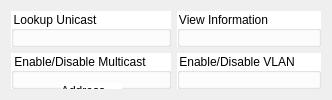
        <widget class="QWidget" name="tab_2">
         <attribute name="title">
          <string>CONFIGURE</string>
         </attribute>
         <layout class="QGridLayout" name="gridLayout_23">
          <item row="0" column="0">
           <widget class="QGroupBox" name="groupBox">
            <property name="styleSheet">
             <string notr="true">border-color: rgb(0, 0, 0);
background-color: rgb(255, 255, 255);</string>
            </property>
            <property name="title">
             <string>Lookup Unicast</string>
            </property>
            <widget class="QPushButton" name="lookupUnicast_button">
             <property name="geometry">
              <rect>
               <x>190</x>
               <y>160</y>
               <width>111</width>
               <height>28</height>
              </rect>
             </property>
             <property name="styleSheet">
              <string notr="true">background-color: rgb(255, 0, 0);
color: rgb(255, 255, 255);</string>
             </property>
             <property name="text">
              <string>Submit</string>
             </property>
            </widget>
            <widget class="QWidget" name="layoutWidget">
             <property name="geometry">
              <rect>
               <x>10</x>
               <y>40</y>
               <width>371</width>
               <height>29</height>
              </rect>
             </property>
             <layout class="QHBoxLayout" name="horizontalLayout_6">
              <item>
               <widget class="QLabel" name="label">
                <property name="maximumSize">
                 <size>
                  <width>70</width>
                  <height>20</height>
                 </size>
                </property>
                <property name="text">
                 <string>Address</string>
                </property>
               </widget>
              </item>
              <item>
               <layout class="QHBoxLayout" name="horizontalLayout_5">
                <item>
                 <widget class="QLineEdit" name="lineEdit">
                  <property name="maximumSize">
                   <size>
                    <width>60</width>
                    <height>25</height>
                   </size>
                  </property>
                  <property name="maxLength">
                   <number>2</number>
                  </property>
                 </widget>
                </item>
                <item>
                 <widget class="QLineEdit" name="lineEdit_2">
                  <property name="maximumSize">
                   <size>
                    <width>60</width>
                    <height>25</height>
                   </size>
                  </property>
                  <property name="maxLength">
                   <number>2</number>
                  </property>
                 </widget>
                </item>
                <item>
                 <widget class="QLineEdit" name="lineEdit_3">
                  <property name="maximumSize">
                   <size>
                    <width>60</width>
                    <height>25</height>
                   </size>
                  </property>
                  <property name="maxLength">
                   <number>2</number>
                  </property>
                 </widget>
                </item>
                <item>
                 <widget class="QLineEdit" name="lineEdit_4">
                  <property name="maximumSize">
                   <size>
                    <width>60</width>
                    <height>25</height>
                   </size>
                  </property>
                  <property name="maxLength">
                   <number>2</number>
                  </property>
                 </widget>
                </item>
                <item>
                 <widget class="QLineEdit" name="lineEdit_5">
                  <property name="maximumSize">
                   <size>
                    <width>60</width>
                    <height>25</height>
                   </size>
                  </property>
                  <property name="maxLength">
                   <number>2</number>
                  </property>
                 </widget>
                </item>
                <item>
                 <widget class="QLineEdit" name="lineEdit_6">
                  <property name="maximumSize">
                   <size>
                    <width>60</width>
                    <height>25</height>
                   </size>
                  </property>
                  <property name="styleSheet">
                   <string notr="true">border-color: rgb(0, 0, 0);</string>
                  </property>
                  <property name="maxLength">
                   <number>2</number>
                  </property>
                 </widget>
                </item>
               </layout>
              </item>
             </layout>
            </widget>
            <widget class="QWidget" name="layoutWidget">
             <property name="geometry">
              <rect>
               <x>10</x>
               <y>80</y>
               <width>261</width>
               <height>27</height>
              </rect>
             </property>
             <layout class="QHBoxLayout" name="horizontalLayout_7">
              <item>
               <widget class="QLabel" name="label_2">
                <property name="text">
                 <string>VLAN ID</string>
                </property>
               </widget>
              </item>
              <item>
               <widget class="QLineEdit" name="lineEdit_7">
                <property name="maximumSize">
                 <size>
                  <width>275</width>
                  <height>25</height>
                 </size>
                </property>
               </widget>
              </item>
             </layout>
            </widget>
           </widget>
          </item>
          <item row="1" column="0">
           <widget class="QGroupBox" name="groupBox_8">
            <property name="styleSheet">
             <string notr="true">border-color: rgb(0, 0, 0);
background-color: rgb(255, 255, 255);</string>
            </property>
            <property name="title">
             <string>Enable/Disable Multicast</string>
            </property>
            <widget class="QPushButton" name="mcast_submit_pushButton">
             <property name="geometry">
              <rect>
               <x>250</x>
               <y>150</y>
               <width>121</width>
               <height>31</height>
              </rect>
             </property>
             <property name="styleSheet">
              <string notr="true">background-color: rgb(255, 0, 0);
color: rgb(255, 255, 255);</string>
             </property>
             <property name="text">
              <string>Submit</string>
             </property>
            </widget>
            <widget class="QLineEdit" name="mcast_vlanID_lineEdit">
             <property name="geometry">
              <rect>
               <x>120</x>
               <y>80</y>
               <width>251</width>
               <height>22</height>
              </rect>
             </property>
            </widget>
            <widget class="QLineEdit" name="mcast_add1_lineEdit">
             <property name="geometry">
              <rect>
               <x>70</x>
               <y>50</y>
               <width>51</width>
               <height>22</height>
              </rect>
             </property>
             <property name="styleSheet">
              <string notr="true">border-color: rgb(0, 0, 0);</string>
             </property>
             <property name="maxLength">
              <number>2</number>
             </property>
            </widget>
            <widget class="QLineEdit" name="mcast_add2_lineEdit">
             <property name="geometry">
              <rect>
               <x>120</x>
               <y>50</y>
               <width>51</width>
               <height>22</height>
              </rect>
             </property>
             <property name="maxLength">
              <number>2</number>
             </property>
            </widget>
            <widget class="QLineEdit" name="mcast_add3_lineEdit">
             <property name="geometry">
              <rect>
               <x>170</x>
               <y>50</y>
               <width>51</width>
               <height>22</height>
              </rect>
             </property>
             <property name="maxLength">
              <number>2</number>
             </property>
            </widget>
            <widget class="QLineEdit" name="mcast_add4_lineEdit">
             <property name="geometry">
              <rect>
               <x>220</x>
               <y>50</y>
               <width>51</width>
               <height>22</height>
              </rect>
             </property>
             <property name="maxLength">
              <number>2</number>
             </property>
            </widget>
            <widget class="QLabel" name="label_15">
             <property name="geometry">
              <rect>
               <x>50</x>
               <y>80</y>
               <width>61</width>
               <height>16</height>
              </rect>
             </property>
             <property name="text">
              <string>VLAN ID</string>
             </property>
            </widget>
            <widget class="QLineEdit" name="mcast_add5_lineEdit">
             <property name="geometry">
              <rect>
               <x>270</x>
               <y>50</y>
               <width>51</width>
               <height>22</height>
              </rect>
             </property>
             <property name="maxLength">
              <number>2</number>
             </property>
            </widget>
            <widget class="QLabel" name="label_16">
             <property name="geometry">
              <rect>
               <x>50</x>
               <y>30</y>
               <width>61</width>
               <height>16</height>
              </rect>
             </property>
             <property name="text">
              <string>Address</string>
             </property>
            </widget>
            <widget class="QLineEdit" name="mcast_add6_lineEdit">
             <property name="geometry">
              <rect>
               <x>320</x>
               <y>50</y>
               <width>51</width>
               <height>22</height>
              </rect>
             </property>
             <property name="maxLength">
              <number>2</number>
             </property>
            </widget>
            <widget class="QComboBox" name="mcast_enabled_comboBox">
             <property name="geometry">
              <rect>
               <x>150</x>
               <y>160</y>
               <width>73</width>
               <height>22</height>
              </rect>
             </property>
             <item>
              <property name="text">
               <string>True</string>
              </property>
             </item>
             <item>
              <property name="text">
               <string>False</string>
              </property>
             </item>
            </widget>
            <widget class="QLineEdit" name="mcast_portMask_lineEdit">
             <property name="geometry">
              <rect>
               <x>150</x>
               <y>120</y>
               <width>71</width>
               <height>22</height>
              </rect>
             </property>
            </widget>
            <widget class="QLabel" name="label_17">
             <property name="geometry">
              <rect>
               <x>50</x>
               <y>120</y>
               <width>71</width>
               <height>16</height>
              </rect>
             </property>
             <property name="text">
              <string>Portmask</string>
             </property>
            </widget>
            <widget class="QLabel" name="label_18">
             <property name="geometry">
              <rect>
               <x>50</x>
               <y>160</y>
               <width>71</width>
               <height>16</height>
              </rect>
             </property>
             <property name="text">
              <string>Enabled?</string>
             </property>
            </widget>
            <widget class="QLabel" name="label_19">
             <property name="geometry">
              <rect>
               <x>190</x>
               <y>220</y>
               <width>111</width>
               <height>21</height>
              </rect>
             </property>
             <property name="text">
              <string>Ale Entry Index</string>
             </property>
            </widget>
            <widget class="QTextBrowser" name="mcast_aleEntryIndex_textBrowser">
             <property name="geometry">
              <rect>
               <x>320</x>
               <y>210</y>
               <width>71</width>
               <height>41</height>
              </rect>
             </property>
             <property name="styleSheet">
              <string notr="true">background-color: rgb(255, 255, 255);</string>
             </property>
             <property name="frameShape">
              <enum>QFrame::StyledPanel</enum>
             </property>
            </widget>
           </widget>
          </item>
          <item row="1" column="1">
           <widget class="QGroupBox" name="groupBox_7">
            <property name="styleSheet">
             <string notr="true">border-color: rgb(0, 0, 0);
background-color: rgb(255, 255, 255);</string>
            </property>
            <property name="title">
             <string>Enable/Disable VLAN</string>
            </property>
            <widget class="QPushButton" name="addVlan_submit_pushButton">
             <property name="geometry">
              <rect>
               <x>70</x>
               <y>140</y>
               <width>111</width>
               <height>28</height>
              </rect>
             </property>
             <property name="styleSheet">
              <string notr="true">background-color: rgb(255, 0, 0);
color: rgb(255, 255, 255);</string>
             </property>
             <property name="text">
              <string>Submit</string>
             </property>
            </widget>
            <widget class="QLineEdit" name="addVlan_vlanID_lineEdit">
             <property name="geometry">
              <rect>
               <x>150</x>
               <y>40</y>
               <width>71</width>
               <height>22</height>
              </rect>
             </property>
            </widget>
            <widget class="QLabel" name="label_9">
             <property name="geometry">
              <rect>
               <x>50</x>
               <y>40</y>
               <width>61</width>
               <height>16</height>
              </rect>
             </property>
             <property name="text">
              <string>VLAN ID</string>
             </property>
            </widget>
            <widget class="QLabel" name="label_12">
             <property name="geometry">
              <rect>
               <x>50</x>
               <y>70</y>
               <width>71</width>
               <height>16</height>
              </rect>
             </property>
             <property name="text">
              <string>Portmask</string>
             </property>
            </widget>
            <widget class="QLineEdit" name="addVlan_portMask_lineEdit">
             <property name="geometry">
              <rect>
               <x>150</x>
               <y>70</y>
               <width>71</width>
               <height>22</height>
              </rect>
             </property>
            </widget>
            <widget class="QComboBox" name="addVlan_enabled_comboBox">
             <property name="geometry">
              <rect>
               <x>150</x>
               <y>100</y>
               <width>73</width>
               <height>22</height>
              </rect>
             </property>
             <item>
              <property name="text">
               <string>True</string>
              </property>
             </item>
             <item>
              <property name="text">
               <string>False</string>
              </property>
             </item>
            </widget>
            <widget class="QLabel" name="label_13">
             <property name="geometry">
              <rect>
               <x>50</x>
               <y>100</y>
               <width>71</width>
               <height>16</height>
              </rect>
             </property>
             <property name="text">
              <string>Enabled?</string>
             </property>
            </widget>
            <widget class="QTextBrowser" name="addVlan_aleEntryIndex_textBrowser">
             <property name="geometry">
              <rect>
               <x>170</x>
               <y>210</y>
               <width>71</width>
               <height>41</height>
              </rect>
             </property>
             <property name="styleSheet">
              <string notr="true">background-color: rgb(255, 255, 255);</string>
             </property>
             <property name="frameShape">
              <enum>QFrame::StyledPanel</enum>
             </property>
            </widget>
            <widget class="QLabel" name="label_14">
             <property name="geometry">
              <rect>
               <x>50</x>
               <y>220</y>
               <width>111</width>
               <height>21</height>
              </rect>
             </property>
             <property name="text">
              <string>Ale Entry Index</string>
             </property>
            </widget>
           </widget>
          </item>
          <item row="0" column="1">
           <widget class="QGroupBox" name="groupBox_4">
            <property name="styleSheet">
             <string notr="true">background-color: rgb(255, 255, 255);</string>
            </property>
            <property name="title">
             <string>View Information</string>
            </property>
            <widget class="QWidget" name="layoutWidget">
             <property name="geometry">
              <rect>
               <x>210</x>
               <y>100</y>
               <width>121</width>
               <height>101</height>
              </rect>
             </property>
             <layout class="QVBoxLayout" name="verticalLayout_2">
              <item>
               <widget class="QPushButton" name="pushButton">
                <property name="maximumSize">
                 <size>
                  <width>100</width>
                  <height>25</height>
                 </size>
                </property>
                <property name="styleSheet">
                 <string notr="true">background-color: rgb(255, 0, 0);
color: rgb(255, 255, 255);</string>
                </property>
                <property name="text">
                 <string>Versions</string>
                </property>
               </widget>
              </item>
              <item>
               <widget class="QPushButton" name="pushButton_2">
                <property name="maximumSize">
                 <size>
                  <width>100</width>
                  <height>25</height>
                 </size>
                </property>
                <property name="styleSheet">
                 <string notr="true">background-color: rgb(255, 0, 0);
color: rgb(255, 255, 255);</string>
                </property>
                <property name="text">
                 <string>BCast/Mcast</string>
                </property>
               </widget>
              </item>
              <item>
               <widget class="QPushButton" name="ale_dump_button">
                <property name="maximumSize">
                 <size>
                  <width>100</width>
                  <height>25</height>
                 </size>
                </property>
                <property name="styleSheet">
                 <string notr="true">background-color: rgb(255, 0, 0);
color: rgb(255, 255, 255);</string>
                </property>
                <property name="text">
                 <string>ALE tables</string>
                </property>
               </widget>
              </item>
             </layout>
            </widget>
           </widget>
          </item>
         </layout>
        </widget>
